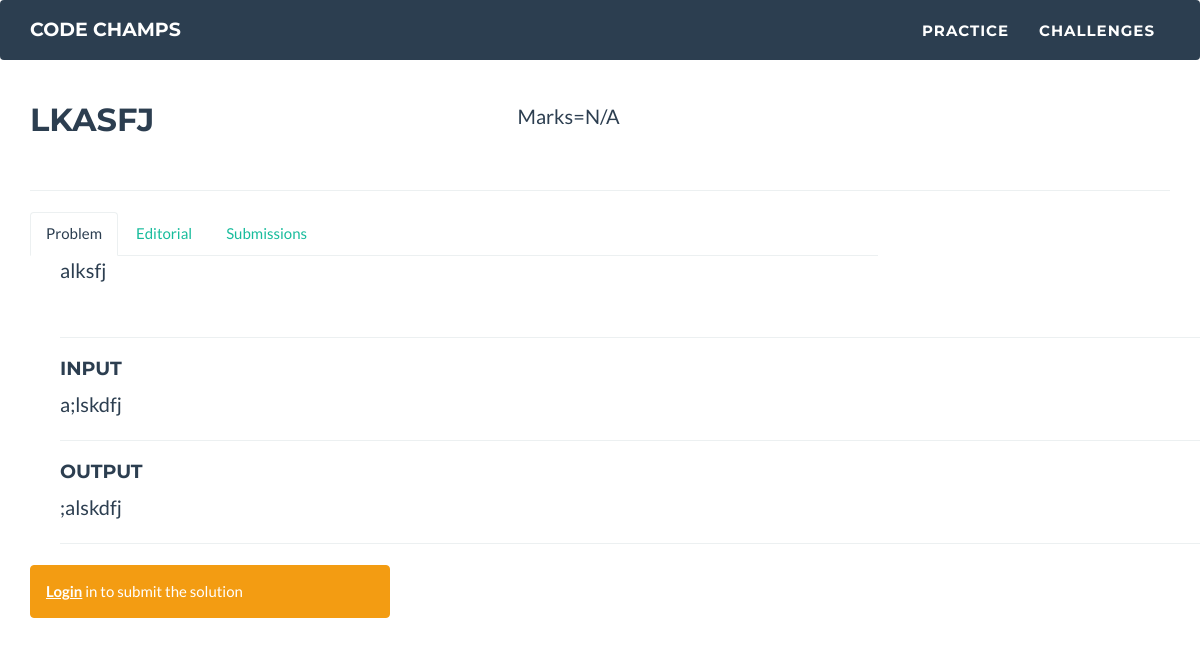
Screenshot of /problems/lkasfj/ with the database file from the repository.
### problems/models.py (models this page shows)
class problem(models.Model):
    title=models.CharField(max_length=400,unique=True)
    body=models.TextField()
    added_on=models.DateField(auto_now_add=True,auto_now=False)
    input_format=models.TextField()
    output_format=models.TextField()
    ip_tc=models.FileField(upload_to='input/',null=True,blank=True)
    op_tc=models.FileField(upload_to='output/',null=True,blank=True)
    def __str__(self):
        return self.title
    class Meta:
        verbose_name="Problem"
        verbose_name_plural="Problems"
        ordering=["-id"]

### problems/views.py (the view, shortened to what this page needs)
# urls.py: url(r'^problems/(?P<title>.*)/$','problems.views.SpecificProblem'),
def SpecificProblem(request,title):
    problem1=problem.objects.get(title=title)
    problem1.body="<br>".join(problem1.body.split("\n"))
    problem1.input_format="<br>".join(problem1.input_format.split("\n"))
    problem1.output_format="<br>".join(problem1.output_format.split("\n"))
    try:
        dev=Developer.objects.get(user=request.user)
        if dev:
            solved_list=dev.problems_list.split()
    except:
        dev=None
        solved_list=None
    print solved_list
    marks='N/A'
    context={'question':problem1,'marks':marks}
    return render_to_response('problem.html',context,context_instance=RequestContext(request));

### problems/templates/problem.html (shortened to what this page needs)
<!DOCTYPE html>
<html lang="en">
{% load staticfiles %}
<head>
    <link href="{%static 'css/bootstrap.min.css' %}" rel="stylesheet">
    <link href="{% static 'css/freelancer.css' %}" rel="stylesheet">
    <link href="font-awesome/css/font-awesome.min.css" rel="stylesheet" type="text/css">
</head>
<body id="page-top" class="index">
{% block content %}
{% include 'navbar.html'%}
	<div class="container">
		<div class ="row">
			<div class='col-sm-5'>
			<h2>{{question}}</h2><br>
			</div>
			<div class='col-sm-5'>
				<br>
				<p>Marks={{marks}}</p>
			</div>
		</div>
		<hr>
            <div class="row">
				<div class="col-md-9  portfolio-item">
					<div class="tabbable">
							<ul class="nav nav-tabs">
								<li class="active "><a href="#tab1" data-toggle="tab">Problem</a></li>
								<li ><a href="#tab2" data-toggle="tab">Editorial</a></li>
								<li ><a href="#tab3" data-toggle="tab">Submissions</a></li>
							</ul>
							<div class="tab-content">
								<div class="tab-pane active container" id="tab1">
										<div class=container>
											<p> {% autoescape off %}{{question.body}}{% endautoescape %}</p><br>
											<hr>
											<h4>Input</h4>
												<p>{% autoescape off %}{{question.input_format}}{% endautoescape %}</p>
												<hr>
											<h4>Output</h4>
												<p>{% autoescape off %}{{question.output_format}}{% endautoescape %}</p>
												<hr>
										</div>
								</div>
							</div>
						</div>
                </div>
            </div>
			<div class="row">
				<div class='col-md-4'>
					{% if user.is_authenticated%}
						<a href="/submissions/{{question}}"><button type="button"  class="btn btn-primary" >Submit</button></a>
					{% else %}
						<div class="alert alert-warning" role="alert"><a href="/" class="alert-link">Login</a> in to submit the solution</div>
					{% endif %}
				</div>
			</div>
		</div>
</body>
{% endblock %}
</html>

### static/static_dirs/css/freelancer.css (style rules this page uses)
body { overflow-x: hidden; }
p { font-size: 20px; }
a, a:hover, a:focus, a:active, a.active { outline: 0; color: #18bc9c; }
h1, h2, h3, h4, h5, h6 { text-transform: uppercase; font-family: Montserrat,"Helvetica Neue",Helvetica,Arial,sans-serif; font-weight: 700; }

### rows the page displays
problem: title "LKASFJ", body "alksfj", input_format "a;lskdfj", output_format ";alskdfj"

### other values shown
{{ marks }} "N/A"
